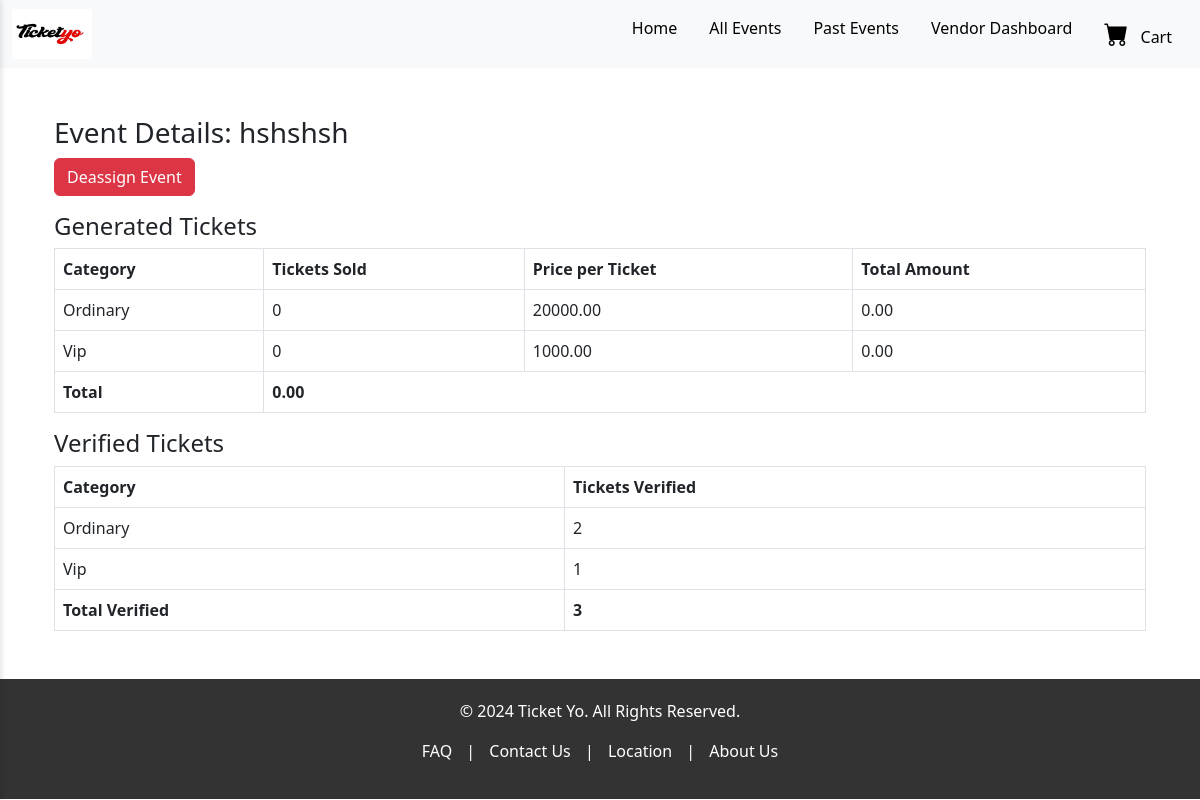
/pos/agent/13/event/2/ (signed in), run on the app's committed database.
### events/models.py (models this page shows, shortened)
class Event(models.Model):
    STATUS_CHOICES = [
        ('pending', 'Pending'),
        ('approved', 'Approved'),
        ('rejected', 'Rejected'),
    ]
    user = models.ForeignKey(settings.AUTH_USER_MODEL, on_delete=models.CASCADE, related_name='events')
    poster = models.ImageField(upload_to='event_posters/')
    title = models.CharField(max_length=200)
    description = models.TextField()
    category = models.CharField(max_length=100)
    start_date = models.DateTimeField()
    end_date = models.DateTimeField(null=True, blank=True)
    venue_name = models.CharField(max_length=100)
    regular_price = models.DecimalField(max_digits=10, decimal_places=2)
    sale_price = models.DecimalField(max_digits=10, decimal_places=2, null=True, blank=True)
    tickets_available = models.PositiveIntegerField(null=True, blank=True)
    tickets_sold = models.PositiveIntegerField(default=0)
    status = models.CharField(max_length=10, choices=STATUS_CHOICES, default='pending')
    adminaction = models.ForeignKey(settings.AUTH_USER_MODEL, on_delete=models.SET_NULL, null=True, blank=True, editable=False)

class TicketCategory(models.Model):
    event = models.ForeignKey(Event, on_delete=models.CASCADE, related_name='ticket_categories')  # Mandatory, linked to Event
    category_title = models.CharField(max_length=100)  # Required field
    category_price = models.DecimalField(max_digits=10, decimal_places=2)  # Required field
    category_tickets_available = models.PositiveIntegerField()  # Required field
    category_tickets_sold = models.PositiveIntegerField(default=0)  # New field to track tickets sold in this category

### vendors/decorators.py (the view)
    def _wrapped_view(request, *args, **kwargs):
        if request.user.is_authenticated and hasattr(request.user, 'is_vendor') and request.user.is_vendor:
            return view_func(request, *args, **kwargs)
        else:
            raise PermissionDenied("You are not allowed to access this page.")  # Return Permission Denied error

### templates/pos/pos_event_detail.html (shortened to what this page needs)
{% extends 'frontend/base.html' %}
{% block content %}
<div class="container mt-5">
    <h3>Event Details: {{ event.title }}  </h3>
    <div class="text-right mb-3">
        <form action="{% url 'deassign_event' event.id %}" method="post" style="display:inline;">
            <button type="submit" class="btn btn-danger">Deassign Event</button>
        </form>
    </div>
    <h4>Generated Tickets</h4>
    <table class="table table-bordered">
        <thead>
            <tr>
                <th>Category</th>
                <th>Tickets Sold</th>
                <th>Price per Ticket</th>
                <th>Total Amount</th>
            </tr>
        </thead>
        <tbody>
            {% for total in generated_totals %}
            <tr>
                <td>{{ total.title }}</td>
                <td>{{ total.sold }}</td>
                <td>{{ total.price }}</td>
                <td>{{ total.total }}</td>
            </tr>
            {% endfor %}
            <tr>
                <td><strong>Total</strong></td>
                <td colspan="3"><strong>{{ total_generated }}</strong></td>
            </tr>
        </tbody>
    </table>
    {% if verifying_enabled %}
    <h4>Verified Tickets</h4>
    <table class="table table-bordered">
        <thead>
            <tr>
                <th>Category</th>
                <th>Tickets Verified</th>
            </tr>
        </thead>
        <tbody>
            {% for total in verified_totals %}
            <tr>
                <td>{{ total.title }}</td>
                <td>{{ total.verified }}</td>
            </tr>
            {% endfor %}
            <tr>
                <td><strong>Total Verified</strong></td>
                <td><strong>{{ total_verified }}</strong></td>
            </tr>
        </tbody>
    </table>
    {% endif %}
</div>
{% endblock %}

### static/frontend/base.css (style rules this page uses)
body { font-family: 'Roboto', sans-serif; margin: 0; padding: 0; }

### data on the page
Event: title "hshshsh"
TicketCategory: title "Ordinary", price "20000.00", title "Ordinary"
TicketCategory: title "Vip", price "1000.00", title "Vip"

### other printed values
{{ total.sold }} "0" "0"
{{ total.total }} "0.00" "0.00"
{{ total_generated }} "0.00"
{{ total.verified }} "2" "1"
{{ total_verified }} "3"
